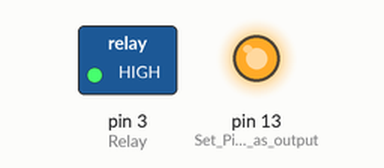
Simulated run of this sketch. Board: Arduino Uno, built with avr-gcc and run on an emulated ATmega328P. Parts: switched loads named in the sketch (green lamp = pin HIGH), output pins drawn as LEDs (lit = HIGH).

Above: at 1.0 s.
At 3.0 s:
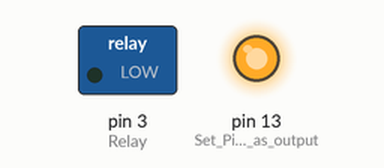
Timing chart, 0 to 5.2 s (numbered marks = the images above):
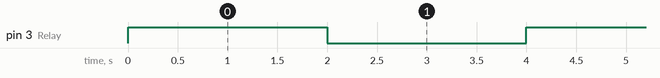

The sketch:

Relayonoff.ino
```cpp
/*
 # Product: 16A Relay Module
 # SKU    : DFR0251
 # Description:
 #    This sample code is combined  with the figure above to test the relay module whether works normally.
 # Link:
 #    D     --  2       // Signal
 #    GND   --  GND
 #    VCC   --  VCC
 #    COM   --  13      // INPUT
 #    NO    --  LED     // OUTPUT
 #    LED - --  GND
*/


int Relay = 3;

void setup()
{
  pinMode(13, OUTPUT);         //Set Pin13 as output
  digitalWrite(13, HIGH);     //Set Pin13 High
  pinMode(Relay, OUTPUT);     //Set Pin3 as output
}
void loop()
{
          digitalWrite(Relay, HIGH);   //Turn off relay
          delay(2000);
          digitalWrite(Relay, LOW);    //Turn on relay
          delay(2000);
}
```

Measured:
- by itself, pin 3 (Relay): alternates HIGH for 2.0 s and LOW for 2.0 s
